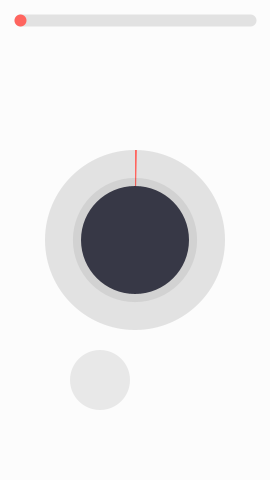
Frame 1 (no input)
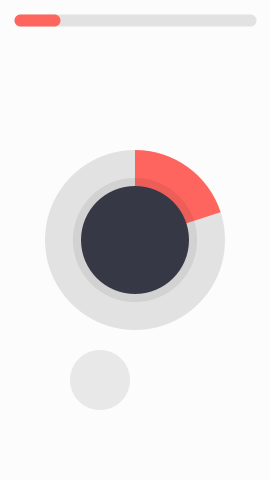
Frame 60 (the mouse pressed at the canvas centre just before this capture)
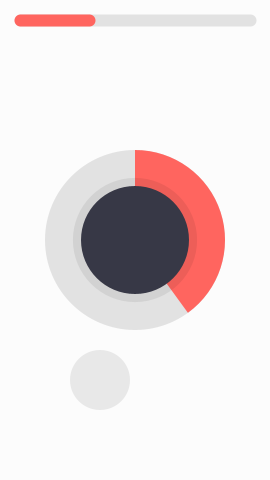
Frame 120 (the mouse held since frame 60 and released just before this capture)

The Processing sketch that drew these frames (run headless with seeded random() and noise(); from frame 60 on, the mouse is pressed at the canvas centre):

// Processing sketch: taptap
// ── taptap.pde
int paleta[] = {
  #FCFCFF, 
  #E2E2E2, 
  #373846, 
  #FF655F, 
  #3CDEB4, 
  #2ED148
};

void setup() {
  size(270, 480);
}

void draw() {
  background(252);
  fill(paleta[3+(frameCount/300)%3]);
  loader(width/2, height/2, 180, (frameCount/300.)%1);
  bar(20, 20, 20+width-40, 20, 12, (frameCount/400.)%1);
  
  noStroke();
  fill(0, 20);
  ellipse(100, height-100, 60, 60);
}

void bar(float x1, float y1, float x2, float y2, float s, float c) {
  color cl = g.fillColor;
  pushStyle();
  strokeWeight(s);
  stroke(paleta[1]);
  line(x1, y1, x2, y2);
  stroke(cl);
  float dx = (x2-x1)*c;
  float dy = (y2-y1)*c;
  line(x1, y1, x1+dx, y1+dy);
  popStyle();
}

void loader(float x, float y, float s, float c) {
  color cl = g.fillColor;
  pushStyle();
  noStroke();
  fill(226);
  ellipse(x, y, s, s);
  fill(cl);
  arc(x, y, s, s, PI*1.5, PI*(1.5+c*2));
  fill(0, 18);
  ellipse(x, y, s*0.69, s*0.69);
  fill(#373846);
  ellipse(x, y, s*0.6, s*0.6);
  popStyle();
}
